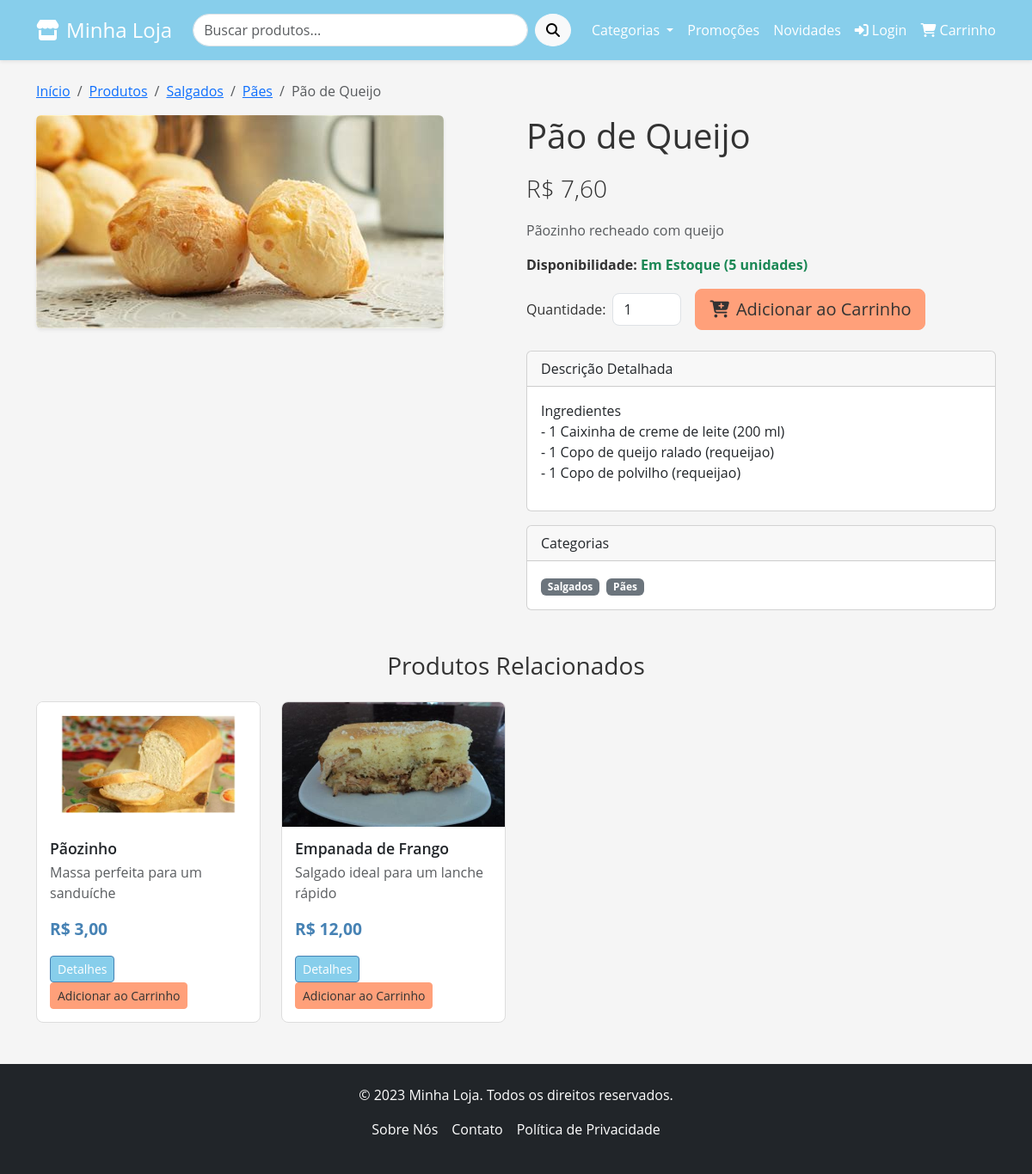
Screenshot of /produtos/pao-de-queijo/ with the database file from the repository.
### products/models.py (models this page shows, shortened)
class Category(models.Model):
    name = models.CharField(max_length=100, unique=True, verbose_name="Nome da Categoria")
    slug = models.SlugField(max_length=100, unique=True, blank=True)
    parent = models.ForeignKey('self', on_delete=models.CASCADE, null=True, blank=True,
                               related_name='children', verbose_name="Categoria Pai")
    description = models.TextField(null=True, blank=True, verbose_name="Descrição da Categoria")
    class Meta:
        verbose_name = "Categoria"
        verbose_name_plural = "Categorias"

class Product(models.Model):
    sku = models.CharField(max_length=5, unique=True, default=generate_sku, verbose_name="SKU")
    name = models.CharField(max_length=255, verbose_name="Nome do Produto")
    categories = models.ManyToManyField(Category, related_name='products', verbose_name="Categorias")
    quantity = models.IntegerField(default=0, verbose_name="Quantidade em Estoque")
    price = models.DecimalField(max_digits=10, decimal_places=2, verbose_name="Preço")
    description = models.TextField(null=True, blank=True, verbose_name="Descrição Completa")
    short_description = models.CharField(max_length=150, verbose_name="Descrição Curta")
    priority = models.IntegerField(default=1, verbose_name="Prioridade de Exibição")
    created_at = models.DateTimeField(auto_now_add=True, verbose_name="Data de Cadastro")
    updated_at = models.DateTimeField(auto_now=True, verbose_name="Última Atualização")
    is_active = models.BooleanField(default=True, verbose_name="Ativo")
    image = models.ImageField(upload_to='products/', null=True, blank=True, verbose_name="Imagem do Produto")
    slug = models.SlugField(max_length=255, unique=True, blank=True)
    class Meta:
        verbose_name = "Produto"
        verbose_name_plural = "Produtos"
        ordering = ['priority', 'name'] # Ordenação padrão
    @property
    def is_in_stock(self):
        return self.quantity > 0

### products/views.py (the view)
# urls.py: path('<slug:slug>/', views.product_detail_view, name='product_detail'),
def product_detail_view(request, slug):
    product = get_object_or_404(Product, slug=slug, is_active=True)
    related_products = Product.objects.filter(
        categories__in=product.categories.all()
    ).exclude(slug=slug).distinct()[:4] # Limite de 4 produtos relacionados
    context = {
        'product': product,
        'related_products': related_products,
    }
    return render(request, 'products/product_detail.html', context)

### carts/context_processors.py (called while the page is built)
def cart_items_count(request):
    cart_item_count = 0
    if request.user.is_authenticated:
        try:
            cart = Cart.objects.get(customer=request.user)
            cart_item_count = cart.total_items
        except Cart.DoesNotExist:
            pass
    return {'cart_item_count': cart_item_count}

### products/context_processors.py (called while the page is built)
def categories_menu(request):
    categories = Category.objects.filter(parent__isnull=True).order_by('name')
    return {'categories': categories}

### products/templates/products/product_detail.html (shortened to what this page needs)
{% extends 'base.html' %}
{% load static %}
{% block content %}
    <nav aria-label="breadcrumb">
        <ol class="breadcrumb">
            <li class="breadcrumb-item"><a href="{% url 'home' %}">Início</a></li>
            <li class="breadcrumb-item"><a href="{% url 'product_list' %}">Produtos</a></li>
            {% for category in product.categories.all %}
                <li class="breadcrumb-item"><a href="{% url 'product_list_by_category' category.slug %}">{{ category.name }}</a></li>
            {% endfor %}
            <li class="breadcrumb-item active" aria-current="page">{{ product.name }}</li>
        </ol>
    </nav>
    <div class="row">
        <div class="col-md-6">
            {% if product.image %}
                <img src="{{ product.image.url }}" class="img-fluid rounded shadow-sm mb-4" alt="{{ product.name }}">
            {% else %}
                <img src="{% static 'images/placeholder_product.png' %}" class="img-fluid rounded shadow-sm mb-4" alt="Sem Imagem">
            {% endif %}
        </div>
        <div class="col-md-6">
            <h1 class="mb-3">{{ product.name }}</h1>
            <p class="lead product-price fs-3">R$ {{ product.price|floatformat:2 }}</p>
            <p class="text-muted">{{ product.short_description }}</p>
            <div class="mb-3">
                <strong>Disponibilidade:</strong>
                {% if product.is_in_stock %}
                    <span class="text-success fw-bold">Em Estoque ({{ product.quantity }} unidades)</span>
                {% else %}
                    <span class="text-danger fw-bold">Esgotado</span>
                {% endif %}
            </div>
            <form action="{% url 'add_to_cart' product.sku %}" method="post" class="d-flex align-items-center mb-4">
                <label for="quantity" class="form-label me-2 mb-0">Quantidade:</label>
                <input type="number" id="quantity" name="quantity" value="1" min="1" max="{{ product.quantity }}" class="form-control me-3" style="width: 80px;" {% if not product.is_in_stock %}disabled{% endif %}>
                <button type="submit" class="btn btn-lg btn-accent" {% if not product.is_in_stock %}disabled{% endif %}>
                    <i class="fa-solid fa-cart-plus me-2"></i>Adicionar ao Carrinho
                </button>
            </form>
            <div class="card mt-4">
                <div class="card-header">
                    Descrição Detalhada
                </div>
                <div class="card-body">
                    <p>{{ product.description|linebreaksbr }}</p>
                </div>
            </div>
            <div class="card mt-3">
                <div class="card-header">
                    Categorias
                </div>
                <div class="card-body">
                    {% for category in product.categories.all %}
                        <span class="badge bg-secondary me-1">{{ category.name }}</span>
                    {% endfor %}
                </div>
            </div>
        </div>
    </div>
    {% if related_products %}
        <section class="my-5">
            <h3 class="text-center mb-4">Produtos Relacionados</h3>
            <div class="row row-cols-1 row-cols-md-2 row-cols-lg-4 g-4">
                {% for related_product in related_products %}
                    <div class="col">
                        <div class="card h-100 product-card">
                            {% if related_product.image %}
                                <img src="{{ related_product.image.url }}" class="card-img-top" alt="{{ related_product.name }}">
                            {% else %}
                                <img src="{% static 'images/placeholder_product.png' %}" class="card-img-top" alt="Sem Imagem">
                            {% endif %}
                            <div class="card-body d-flex flex-column">
                                <h5 class="card-title">{{ related_product.name }}</h5>
                                <p class="card-text text-muted">{{ related_product.short_description }}</p>
                                <div class="mt-auto">
                                    <p class="product-price">R$ {{ related_product.price|floatformat:2 }}</p>
                                    <a href="{% url 'product_detail' related_product.slug %}" class="btn btn-sm btn-primary">Detalhes</a>
                                    <form action="{% url 'add_to_cart' related_product.sku %}" method="post" class="d-inline">
                                        <button type="submit" class="btn btn-sm btn-accent {% if not related_product.is_in_stock %}disabled{% endif %}"
                                                {% if not related_product.is_in_stock %}aria-disabled="true"{% endif %}>
                                            {% if related_product.is_in_stock %}Adicionar ao Carrinho{% else %}Esgotado{% endif %}
                                        </button>
                                    </form>
                                </div>
                            </div>
                        </div>
                    </div>
                {% endfor %}
            </div>
        </section>
    {% endif %}
{% endblock %}

### static/css/style.css (style rules this page uses)
:root { --primary-color: #87CEEB; --primary-dark: #4682B4; --accent-color: #FFA07A; --text-dark: #333333; --text-light: #F8F8F8; --bg-light: #FFFFFF; --bg-light-alt: #F5F5F5; }
body { font-family: 'Open Sans', sans-serif; color: var(--text-dark); background-color: var(--bg-light-alt); }
.btn-primary { background-color: var(--primary-color); border-color: var(--primary-dark); }
.btn-accent { background-color: var(--accent-color); border-color: var(--accent-color); color: var(--text-dark); }
.product-card { border: 1px solid #ddd; border-radius: 8px; overflow: hidden; transition: transform 0.2s; background-color: var(--bg-light); }
.product-card img { max-height: 200px; object-fit: contain; width: 100%; }
.product-card .card-body { padding: 15px; }
.product-card .card-title { font-size: 1.1em; font-weight: 600; margin-bottom: 5px; }
.product-card .product-price { font-size: 1.2em; font-weight: bold; color: var(--primary-dark); }
.form-control { border-radius: 0.5rem; }

### rows the page displays
Category: name "Salgados"
Category: name "Pães"
Product: name "Pão de Queijo", image (picture), price "7,60", short_description "Pãozinho recheado com queijo", quantity "5", quantity "1", description "Ingredientes - 1 Caixinha de creme de leite (200 ml) - 1 Copo de queijo ralado (requeijao) - 1 Copo de polvilho (requeijao)"
Product: image (picture), name "Pãozinho", short_description "Massa perfeita para um sanduíche", price "3,00", quantity "Adicionar ao Carrinho"
Product: image (picture), name "Empanada de Frango", short_description "Salgado ideal para um lanche rápido", price "12,00", quantity "Adicionar ao Carrinho"
